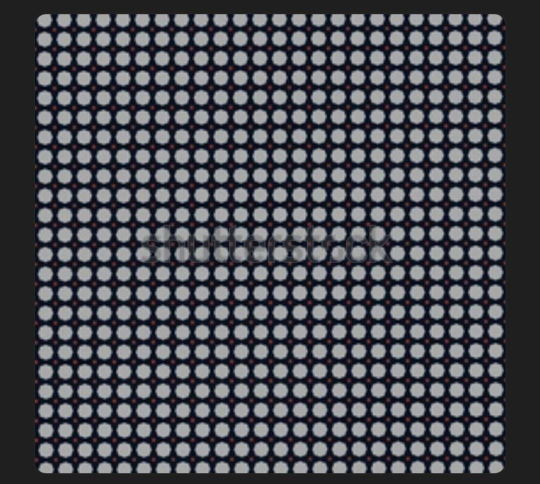
#> input picture Assignments/Task-3/sample.jpg, 1080 x 967 px (shown at 1/2 size)
$ python -i app.py   (imports and definitions only)   (older library calls are emulated)
#> lines starting #> are read from the running program, lines starting #| are printed output that depends on the picture
#> further down, picture is the input picture: shape (967, 1080, 3); mean B, G, R 83.3, 77, 75.7

import streamlit as st
import cv2
import numpy as np
from PIL import Image
import io
import base64

# Set page configuration
# [37 lines not run here, left out]

class ImageProcessor:
    def __init__(self):
        self.original_image = None
        self.processed_image = None

    # [21 lines left out: functions load_image, convert_for_display, not called in this run]

    # Color Conversion Operations
    def rgb_to_grayscale(self, image):
        """Convert RGB image to grayscale"""
        return cv2.cvtColor(image, cv2.COLOR_BGR2GRAY)

    # [12 lines left out: functions rgb_to_hsv, rgb_to_sepia, not called in this run]

    def invert_colors(self, image):
        """Invert image colors"""
        return cv2.bitwise_not(image)

    # Geometric Transformations
    # [120 lines left out: functions rotate_image, scale_image, translate_image, flip_image, gaussian_blur, sharpen_image and 6 more, not called in this run]

    # Edge Detection Operations
    def sobel_edge_detection(self, image):
        """Apply Sobel edge detection"""
        if len(image.shape) == 3:
            gray = cv2.cvtColor(image, cv2.COLOR_BGR2GRAY)
        else:
            gray = image

        sobel_x = cv2.Sobel(gray, cv2.CV_64F, 1, 0, ksize=3)
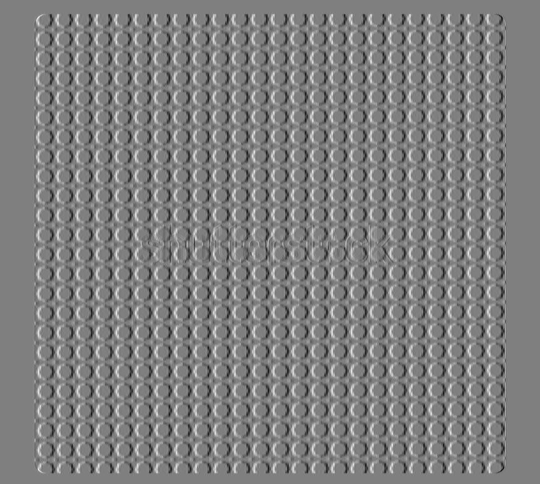
#> sobel_x: shape (967, 1080) float64 (shown at 1/2 size); min -365, max 365, mean 0; drawn with min black and max white
        sobel_y = cv2.Sobel(gray, cv2.CV_64F, 0, 1, ksize=3)
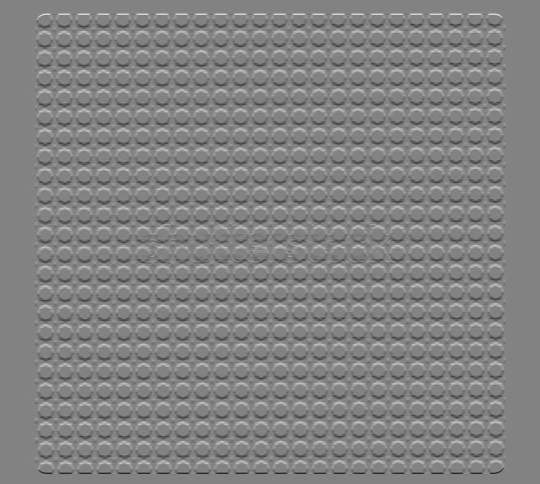
#> sobel_y: shape (967, 1080) float64 (shown at 1/2 size); min -575, max 546, mean 0; drawn with min black and max white
        sobel_combined = np.sqrt(sobel_x**2 + sobel_y**2)
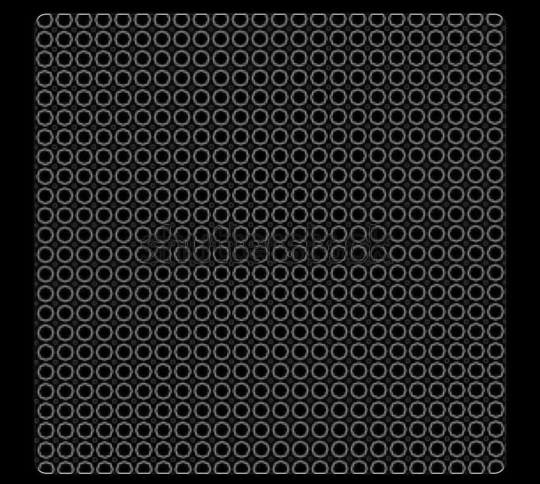
#> sobel_combined: shape (967, 1080) float64 (shown at 1/2 size); min 0, max 575.1, mean 75.4; drawn with min black and max white

        return np.clip(sobel_combined, 0, 255).astype(np.uint8)
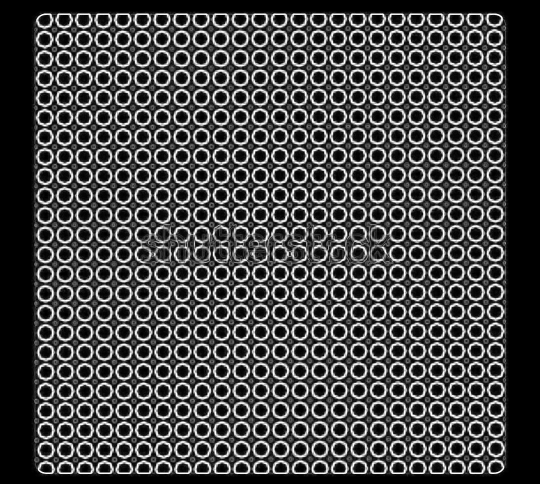
#> returned value: shape (967, 1080) (shown at 1/2 size); min 0, max 255, mean 73.7

    # [239 lines left out: functions canny_edge_detection, laplacian_edge_detection, prewitt_edge_detection, main, not called in this run]

# [2 lines not run here, left out]

>>> import cv2
>>> picture = cv2.imread('../sample.jpg')
>>> result = ImageProcessor().sobel_edge_detection(picture)
